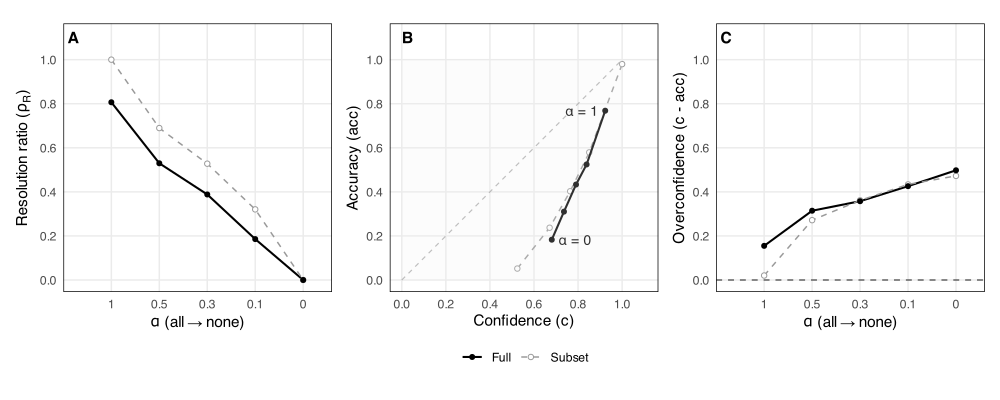

This figure's R source:
library(dplyr)
library(ggplot2)

# data
qa_results <- readRDS("qa_results_10_400_5.rds")

# Build full + subset properly
df_full <- qa_results %>% mutate(sample = "Full")
df_subset <- qa_results %>%
  filter(context_sensitive) %>%
  mutate(sample = "Subset")
df_plot <- bind_rows(df_full, df_subset)

# Summary
summary_all <- df_plot %>%
  group_by(sample, alpha) %>%
  summarise(
    mean_acc = mean(acc, na.rm = TRUE),
    mean_conf = mean(conf, na.rm = TRUE),
    mean_H = mean(H, na.rm = TRUE),
    se_acc = sd(acc, na.rm = TRUE) / sqrt(n()),
    se_H = sd(H, na.rm = TRUE) / sqrt(n()),
    .groups = "drop"
  ) %>%
  group_by(sample) %>%
  mutate(
    H0 = mean_H[alpha == 1],
    delta_H = mean_H - H0,
    H_base = mean_H[alpha == 0],
    rho_R = pmax(H_base - mean_H, 0) / H_base,
    miscal = mean_acc - mean_conf
  ) %>%
  ungroup() %>%
  mutate(alpha = factor(alpha, levels = c(1, 0.5, 0.3, 0.1, 0))) %>%
  arrange(match(sample, c("Subset", "Full")), alpha)

legend_scales <- list(
  scale_color_manual(
    name = "Sample",
    values = c("Full" = "black", "Subset" = "grey60"),
    breaks = c("Full", "Subset")
  ),
  scale_linetype_manual(
    name = "Sample",
    values = c("Full" = "solid", "Subset" = "dashed"),
    breaks = c("Full", "Subset")
  ),
  scale_shape_manual(
    name = "Sample",
    values = c("Full" = 16, "Subset" = 21),
    breaks = c("Full", "Subset")
  ),
  scale_fill_manual(
    values = c("Full" = "black", "Subset" = "white"),
    guide = "none"
  ),
  scale_linewidth_manual(
    name = "Sample",
    values = c("Full" = 0.7, "Subset" = 0.5),
    breaks = c("Full", "Subset")
  ),
  scale_size_manual(
    name = "Sample",
    values = c("Full" = 1.7, "Subset" = 1.5),
    breaks = c("Full", "Subset")
  )
)

pA <- ggplot(
  summary_all,
  aes(
    x = alpha,
    y = rho_R,
    color = sample,
    linetype = sample,
    shape = sample,
    fill = sample,
    group = sample
  )
) +
  geom_line(aes(linewidth = sample)) +
  geom_point(aes(size = sample)) +
  coord_fixed(ratio = 1) +
  legend_scales +
  scale_y_continuous(
    limits = c(-0.02, 1.13),
    breaks = seq(0, 1, 0.2),
    expand = expansion(mult = 0.03)
  ) +
  labs(y = expression("Resolution ratio (" * rho[R] * ")")) +
  labs(x = expression(alpha ~ "(" * all %->% none * ")")) +
  theme_minimal(base_size = 11) +
  theme(
    legend.position = "none",
    aspect.ratio = 1,
    panel.grid.minor = element_blank(),
    panel.border = element_rect(color = "black", fill = NA, linewidth = 0.5)
  )

pC <- ggplot(
  summary_all,
  aes(
    x = alpha,
    y = -miscal,
    color = sample,
    linetype = sample,
    shape = sample,
    fill = sample,
    group = sample
  )
) +
  geom_hline(yintercept = 0, linetype = "dashed", alpha = 0.6) +
  geom_line(aes(linewidth = sample)) +
  geom_point(aes(size = sample)) +
  coord_fixed(ratio = 1) +
  legend_scales +
  scale_y_continuous(
    limits = c(-0.02, 1.13),
    breaks = seq(0, 1, 0.2),
    expand = expansion(mult = 0.03)
  ) +
  labs(y = "Overconfidence (c - acc)") +
  labs(x = expression(alpha ~ "(" * all %->% none * ")")) +
  theme_minimal(base_size = 11) +
  theme(
    legend.position = "none",
    aspect.ratio = 1,
    panel.grid.minor = element_blank(),
    panel.border = element_rect(color = "black", fill = NA, linewidth = 0.5)
  )

pB <- ggplot(
  summary_all,
  aes(
    x = mean_conf,
    y = mean_acc,
    color = sample,
    linetype = sample,
    shape = sample,
    fill = sample,
    group = sample
  )
) +
  annotate(
    "segment",
    x = 0,
    y = 0,
    xend = 1,
    yend = 1,
    linetype = "dashed",
    linewidth = 0.4,
    color = "grey50",
    alpha = 0.6
  ) +
  geom_line(
    data = subset(summary_all, sample == "Subset"),
    aes(linewidth = sample)
  ) +
  geom_point(
    data = subset(summary_all, sample == "Subset"),
    aes(size = sample)
  ) +
  geom_line(
    data = subset(summary_all, sample == "Full"),
    aes(linewidth = sample)
  ) +
  geom_point(data = subset(summary_all, sample == "Full"), aes(size = sample)) +

  geom_text(
    data = subset(summary_all, sample == "Full" & alpha == 1),
    aes(label = paste0("α = ", alpha)),
    hjust = 1.2,
    vjust = 0.5,
    size = 3.5,
    color = "black",
    show.legend = FALSE
  ) +
  geom_text(
    data = subset(summary_all, sample == "Full" & alpha == 0),
    aes(label = paste0("α = ", alpha)),
    hjust = -0.2,
    vjust = 0.5,
    size = 3.5,
    color = "black",
    show.legend = FALSE
  ) +

  annotate(
    "rect",
    xmin = 0,
    xmax = 1.0,
    ymin = 0,
    ymax = 1.0,
    fill = "grey95",
    alpha = 0.2
  ) +

  legend_scales +

  coord_fixed(ratio = 1) +
  scale_x_continuous(
    limits = c(-0.02, 1.13),
    breaks = seq(0, 1, 0.2),
    expand = expansion(mult = 0.03)
  ) +
  scale_y_continuous(
    limits = c(-0.02, 1.13),
    breaks = seq(0, 1, 0.2),
    expand = expansion(mult = 0.03)
  ) +

  labs(x = "Confidence (c)", y = "Accuracy (acc)") +

  theme_minimal(base_size = 11) +
  theme(
    legend.position = "bottom",
    legend.box.spacing = unit(1, "pt"),
    legend.title = element_blank(),
    panel.grid.minor = element_blank(),
    panel.border = element_rect(color = "black", fill = NA, linewidth = 0.5)
  )

library(patchwork)

pA <- pA +
  annotate(
    "text",
    x = 0,
    y = 1.13,
    label = " A",
    hjust = 0,
    vjust = 1,
    fontface = "bold",
    size = 4
  )
pB <- pB +
  annotate(
    "text",
    x = 0,
    y = 1.13,
    label = "B",
    hjust = 0,
    vjust = 1,
    fontface = "bold",
    size = 4
  )
pC <- pC +
  annotate(
    "text",
    x = 0,
    y = 1.13,
    label = " C",
    hjust = 0,
    vjust = 1,
    fontface = "bold",
    size = 4
  )

p2 <- pA +
  pB +
  pC +
  plot_layout(nrow = 1)


ggsave("figure_2.pdf", p2, width = 10, height = 4, device = cairo_pdf)
